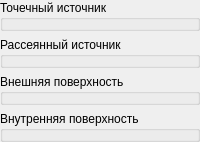
            <widget class="QWidget" name="widget_Expand_ColorSelection" native="true">
             <layout class="QVBoxLayout" name="verticalLayout_9">
              <property name="leftMargin">
               <number>0</number>
              </property>
              <property name="topMargin">
               <number>0</number>
              </property>
              <property name="rightMargin">
               <number>0</number>
              </property>
              <property name="bottomMargin">
               <number>0</number>
              </property>
              <item>
               <widget class="ColorBox" name="colorBox_Dot">
                <property name="title">
                 <string>Точечный источник</string>
                </property>
                <zorder>colorBox_Interior</zorder>
               </widget>
              </item>
              <item>
               <widget class="ColorBox" name="colorBox_Absent">
                <property name="title">
                 <string>Рассеянный источник</string>
                </property>
               </widget>
              </item>
              <item>
               <widget class="ColorBox" name="colorBox_Exterior">
                <property name="title">
                 <string>Внешняя поверхность</string>
                </property>
               </widget>
              </item>
              <item>
               <widget class="ColorBox" name="colorBox_Interior">
                <property name="title">
                 <string>Внутренняя поверхность</string>
                </property>
                <zorder>colorBox_Exterior</zorder>
               </widget>
              </item>
             </layout>
            </widget>
